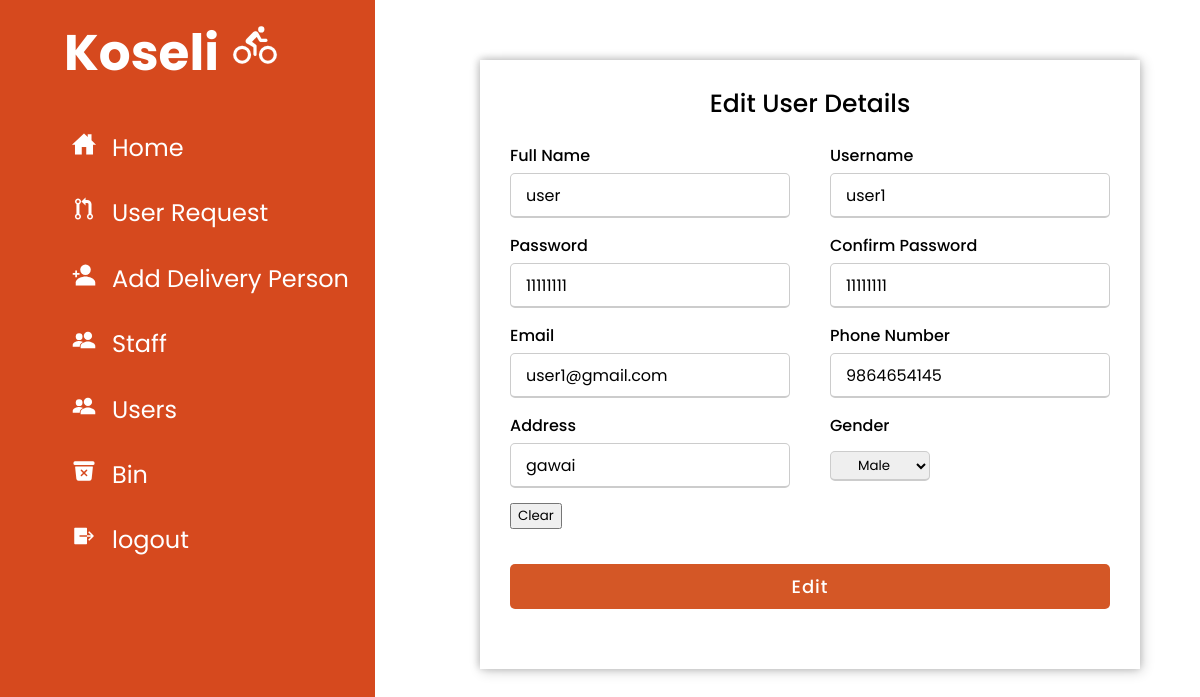
The app's page /admin/?r=edituser&id=50 (signed in) with its own data.
### tables this page shows
CREATE TABLE `user` (
  `id` int(11) NOT NULL,
  `name` varchar(20) NOT NULL,
  `username` varchar(20) NOT NULL,
  `password` varchar(20) NOT NULL,
  `email` varchar(30) NOT NULL,
  `phone` varchar(10) NOT NULL,
  `address` varchar(20) NOT NULL,
  `gender` varchar(6) NOT NULL
);

### admin/model/dbmodel.php (called while the page is built, shortened)
<?php
function db_connect() {
    $db['host'] = "localhost";
    $db['username'] = "root";
    $db['password'] = "";
    $db['db_name'] = "koseli";
    $conn = new mysqli($db['host'], $db['username'], $db['password'], $db['db_name']);
    return $conn;
}
function editusers($id)
{
$conn = db_connect();
$sql = "SELECT * from user where id='$id'";
$result = $conn->query($sql);
if($result)
{
    return $result;
}
else
{
    return false;
}
}
?>

### admin/view/edituser.php (the view, shortened to what this page needs)
<!DOCTYPE html>
<html lang="en" dir="ltr">
<head>
    <link rel="stylesheet" type="text/css">
</head>
<body>
    <div class="container">
        <div class="title">Edit User Details</div>
        <div class="content">
            <?php
        if($edit){
            while ($row = $edit->fetch_assoc()) {
        ?>
            <form action="<?php echo $base_url; ?>?r=edituser&id=<?php echo $id; ?>" method="POST">
                <div class="user-details">
                    <div class="input-box">
                        <span class="details">Full Name</span>
                        <input type="text" name="name" value=<?php echo $row['name'] ?>>
                    </div>
                    <div class="input-box">
                        <span class="details">Username</span>
                        <input type="text" name="username" value=<?php echo $row['username'] ?> required>
                    </div>
                    <div class="input-box">
                        <span class="details">Password</span>
                        <input type="text" name="password" value=<?php echo $row['password'] ?> required>
                    </div>
                    <div class="input-box">
                        <span class="details">Confirm Password</span>
                        <input type="text" name="confirmpassword" value=<?php echo $row['password'] ?> required>
                    </div>
                    <div class="input-box">
                        <span class="details">Email</span>
                        <input type="text" name="email" value=<?php echo $row['email'] ?> required>
                    </div>
                    <div class="input-box">
                        <span class="details">Phone Number</span>
                        <input type="text" name="phone" value=<?php echo $row['phone'] ?> required>
                    </div>
                    <div class="input-box">
                        <span class="details">Address</span>
                        <input type="text" name="address" value=<?php echo $row['address'] ?> required>
                    </div>
                    <div class="input-box">
                        <span class="details">Gender</span>
                        <div class="gen">
                            <select name="gender" value=<?php echo $row['gender'] ?>class="gen">
                <option value="Male">Male</option>
            </select>
                        </div>
                    </div>
                    <input type="reset" value="Clear">
                </div>
                <div class="button">
                    <input type="submit" value="Edit">
                </div>
            </form>
       <?php }} ?>
        </div>
    </div>

### admin/resources/style.css (style rules this page uses)
:root { --main-color: #d6491e; --color-dark: #1d2231; --text-color: #d6491e; }
* { margin: 0; box-sizing: border-box; list-style-type: none; text-decoration: none; font-family: 'Poppins', sans-serif; }

### admin/view/edituser.php (style rules this page uses)
* { box-sizing: border-box; font-family: 'Poppins', sans-serif; }
body { height: 100vh; position: fixed; justify-content: center; align-items: center; padding: 60px; margin-left: 35%; }
.container { position: relative; max-width: 700px; width: 100%; background-color: #fff; padding: 25px 30px; box-shadow: 2px 2px 12px rgba(0, 0, 0, 0.2), -1px -1px 8px rgba(0, 0, 0, 0.2); }
.container .title { font-size: 25px; font-weight: 500; position: relative; text-align: center; }
.content form .user-details { display: flex; flex-wrap: wrap; justify-content: space-between; margin: 20px 0 12px 0; }
form .user-details .input-box { margin-bottom: 15px; width: calc(100% / 2 - 20px); }
form .input-box span.details { display: block; font-weight: 500; margin-bottom: 5px; }
.user-details .input-box input { height: 45px; width: 100%; outline: none; font-size: 16px; border-radius: 5px; padding-left: 15px; border: 1px solid #ccc; border-bottom-width: 2px; transition: all 0.3s ease; }
form .button { height: 45px; margin: 35px 0 }
form .button input { height: 100%; width: 100%; border-radius: 5px; border: none; color: #fff; font-size: 18px; font-weight: 500; letter-spacing: 1px; cursor: pointer; transition: all 0.3s ease; background: rgb(212, 87, 38); }
form .gen select { position: relative; top: 8px; width: 100px; height: 30px; text-align: center; border-radius: 5px; border: 1px solid #ccc; border-bottom-width: 2px; }

### records on screen
user: name "user", username "user1", password "11111111", confirmpassword "11111111", email "user1@gmail.com", phone "9864654145", address "gawai", gender "Male"
